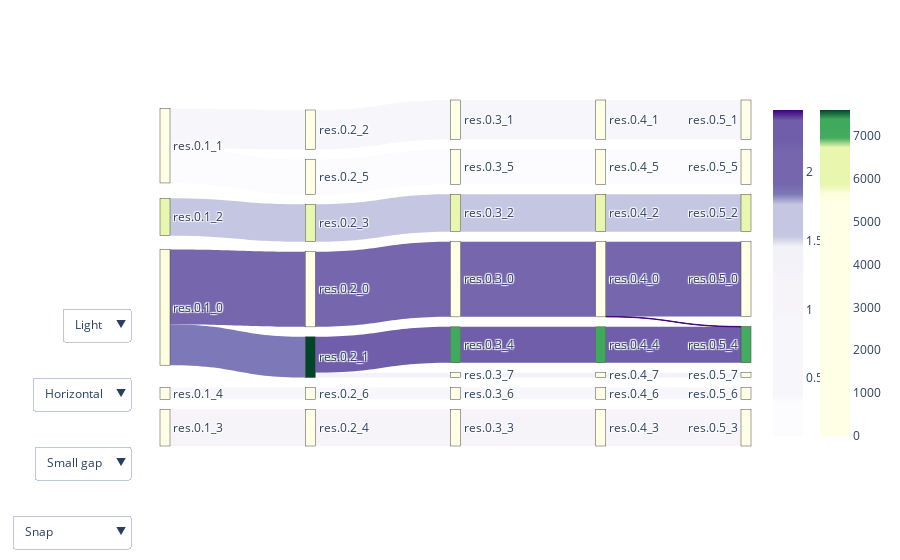

Here is the notebook cell this chart was saved with:
### Code cell
enrichment_sankey_fig.show()

### Figure 1 — Plotly figure (JSON) as saved in the notebook; plotly's stock layout.template omitted (floating-point values rounded to 4 significant figures)
{"data": [{"link": {"color": ["#f6f4f9", "#fcfbfd", "#c5c6e1", "#7566ae", "#f7f6fa", "#7d78b7", "#f7f6fa", "#f6f4f9", "#fcfbfd", "#c5c6e1", "#7566ae", "#f7f6fa", "#705eaa", "#f7f6fa", "#f3f2f8", "#f6f4f9", "#fcfbfd", "#c5c6e1", "#7566ae", "#f7f6fa", "#705eaa", "#f7f6fa", "#f3f2f8", "#f6f4f9", "#fcfbfd", "#c5c6e1", "#7566ae", "#f7f6fa", "#705eaa", "#f7f6fa", "#f3f2f8", "#3f007d"], "source": [4, 0, 2, 3, 0, 3, 1, 6, 8, 11, 10, 7, 5, 9, 5, 19, 16, 14, 18, 13, 15, 17, 12, 27, 24, 22, 26, 21, 23, 25, 20, 26], "target": [6, 8, 11, 10, 7, 5, 9, 19, 16, 14, 18, 13, 15, 17, 12, 27, 24, 22, 26, 21, 23, 25, 20, 35, 32, 30, 34, 29, 31, 33, 28, 31], "value": [99, 94, 101, 203, 107, 110, 32, 99, 94, 101, 203, 107, 97, 32, 13, 99, 94, 101, 203, 107, 97, 32, 13, 99, 94, 101, 202, 107, 97, 32, 13, 1]}, "node": {"color": ["#ffffe5", "#ffffe5", "#e8f6ae", "#fdfedd", "#ffffe5", "#004529", "#ffffe5", "#ffffe5", "#ffffe5", "#ffffe5", "#ffffe5", "#e8f6ae", "#ffffe5", "#ffffe5", "#e8f6ae", "#40aa5c", "#ffffe5", "#ffffe5", "#ffffe5", "#ffffe5", "#ffffe5", "#ffffe5", "#e8f6ae", "#40aa5c", "#ffffe5", "#ffffe5", "#ffffe5", "#ffffe5", "#ffffe5", "#ffffe5", "#e8f6ae", "#43ac5e", "#ffffe5", "#ffffe5", "#ffffe5", "#ffffe5"], "customdata": ["<br />antigen processing and presentation of exogenous peptide antigen via MHC class I, TAP-independent (GO:0002480)<br />Gene Set Score: 0.0<br />Top Genes: LST1,CFD,AIF1,SERPINA1,TYROBP", "<br />antigen processing and presentation of exogenous peptide antigen via MHC class I, TAP-independent (GO:0002480)<br />Gene Set Score: 0.0<br />Top Genes: FCER1A,SERPINF1,CLEC10A,ENHO,CLIC2", "<br />antigen processing and presentation of exogenous peptide antigen via MHC class I, TAP-independent (GO:0002480)<br />Gene Set Score: 1431.81800311495<br />Top Genes: GZMB,FGFBP2,PRF1,GNLY,SPON2", "<br />antigen processing and presentation of exogenous peptide antigen via MHC class I, TAP-independent (GO:0002480)<br />Gene Set Score: 194.415595981971<br />Top Genes: CD3D,IL32,CD3E,RPS12,RPS3", "<br />antigen processing and presentation of exogenous peptide antigen via MHC class I, TAP-independent (GO:0002480)<br />Gene Set Score: 0.0<br />Top Genes: CD79A,MS4A1,LINC00926,TCL1A,CD79B", "<br />antigen processing and presentation of exogenous peptide antigen via MHC class I, TAP-independent (GO:0002480)<br />Gene Set Score: 7604.82710666315<br />Top Genes: CCL5,GZMK,CD8A,KLRG1,CST7", "<br />antigen processing and presentation of exogenous peptide antigen via MHC class I, TAP-independent (GO:0002480)<br />Gene Set Score: 0.0<br />Top Genes: CD79A,MS4A1,LINC00926,TCL1A,CD79B", "<br />antigen processing and presentation of exogenous peptide antigen via MHC class I, TAP-independent (GO:0002480)<br />Gene Set Score: 0.0<br />Top Genes: RP11-290F20.3,MS4A7,HES4,IFITM3,CDKN1C", "<br />antigen processing and presentation of exogenous peptide antigen via MHC class I, TAP-independent (GO:0002480)<br />Gene Set Score: 0.0<br />Top Genes: LGALS2,S100A8,S100A9,CD14,FCN1", "<br />antigen processing and presentation of exogenous peptide antigen via MHC class I, TAP-independent (GO:0002480)<br />Gene Set Score: 0.0<br />Top Genes: FCER1A,SERPINF1,CLEC10A,ENHO,CLIC2", "<br />antigen processing and presentation of exogenous peptide antigen via MHC class I, TAP-independent (GO:0002480)<br />Gene Set Score: 0.0<br />Top Genes: RPS12,LDHB,CD3D,RPS25,RPL32", "<br />antigen processing and presentation of exogenous peptide antigen via MHC class I, TAP-independent (GO:0002480)<br />Gene Set Score: 1431.81800311495<br />Top Genes: GZMB,FGFBP2,PRF1,GNLY,SPON2", "<br />antigen processing and presentation of exogenous peptide antigen via MHC class I, TAP-independent (GO:0002480)<br />Gene Set Score: 25.2725984054661<br />Top Genes: GP9,ITGA2B,AP001189.4,TMEM40,SEPT5", "<br />antigen processing and presentation of exogenous peptide antigen via MHC class I, TAP-independent (GO:0002480)<br />Gene Set Score: 0.0<br />Top Genes: RP11-290F20.3,MS4A7,HES4,IFITM3,CDKN1C", "<br />antigen processing and presentation of exogenous peptide antigen via MHC class I, TAP-independent (GO:0002480)<br />Gene Set Score: 1431.81800311495<br />Top Genes: GZMB,FGFBP2,PRF1,GNLY,SPON2", "<br />antigen processing and presentation of exogenous peptide antigen via MHC class I, TAP-independent (GO:0002480)<br />Gene Set Score: 4758.49432032796<br />Top Genes: CCL5,GZMK,CD8A,KLRG1,CST7", "<br />antigen processing and presentation of exogenous peptide antigen via MHC class I, TAP-independent (GO:0002480)<br />Gene Set Score: 0.0<br />Top Genes: LGALS2,S100A8,S100A9,CD14,FCN1", "<br />antigen processing and presentation of exogenous peptide antigen via MHC class I, TAP-independent (GO:0002480)<br />Gene Set Score: 0.0<br />Top Genes: FCER1A,SERPINF1,CLEC10A,ENHO,CLIC2", "<br />antigen processing and presentation of exogenous peptide antigen via MHC class I, TAP-independent (GO:0002480)<br />Gene Set Score: 0.0<br />Top Genes: RPS12,LDHB,CD3D,RPS25,RPL32", "<br />antigen processing and presentation of exogenous peptide antigen via MHC class I, TAP-independent (GO:0002480)<br />Gene Set Score: 0.0<br />Top Genes: CD79A,MS4A1,LINC00926,TCL1A,CD79B", "<br />antigen processing and presentation of exogenous peptide antigen via MHC class I, TAP-independent (GO:0002480)<br />Gene Set Score: 25.2725984054661<br />Top Genes: GP9,ITGA2B,AP001189.4,TMEM40,SEPT5", "<br />antigen processing and presentation of exogenous peptide antigen via MHC class I, TAP-independent (GO:0002480)<br />Gene Set Score: 0.0<br />Top Genes: RP11-290F20.3,MS4A7,HES4,IFITM3,CDKN1C", "<br />antigen processing and presentation of exogenous peptide antigen via MHC class I, TAP-independent (GO:0002480)<br />Gene Set Score: 1431.81800311495<br />Top Genes: GZMB,FGFBP2,PRF1,GNLY,SPON2", "<br />antigen processing and presentation of exogenous peptide antigen via MHC class I, TAP-independent (GO:0002480)<br />Gene Set Score: 4758.49432032796<br />Top Genes: CCL5,GZMK,CD8A,KLRG1,CST7", "<br />antigen processing and presentation of exogenous peptide antigen via MHC class I, TAP-independent (GO:0002480)<br />Gene Set Score: 0.0<br />Top Genes: LGALS2,S100A8,S100A9,CD14,FCN1", "<br />antigen processing and presentation of exogenous peptide antigen via MHC class I, TAP-independent (GO:0002480)<br />Gene Set Score: 0.0<br />Top Genes: FCER1A,SERPINF1,CLEC10A,ENHO,CLIC2", "<br />antigen processing and presentation of exogenous peptide antigen via MHC class I, TAP-independent (GO:0002480)<br />Gene Set Score: 0.0<br />Top Genes: RPS12,LDHB,CD3D,RPS25,RPL32", "<br />antigen processing and presentation of exogenous peptide antigen via MHC class I, TAP-independent (GO:0002480)<br />Gene Set Score: 0.0<br />Top Genes: CD79A,MS4A1,LINC00926,TCL1A,CD79B", "<br />antigen processing and presentation of exogenous peptide antigen via MHC class I, TAP-independent (GO:0002480)<br />Gene Set Score: 25.2725984054661<br />Top Genes: GP9,ITGA2B,AP001189.4,TMEM40,SEPT5", "<br />antigen processing and presentation of exogenous peptide antigen via MHC class I, TAP-independent (GO:0002480)<br />Gene Set Score: 0.0<br />Top Genes: RP11-290F20.3,MS4A7,HES4,IFITM3,CDKN1C", "<br />antigen processing and presentation of exogenous peptide antigen via MHC class I, TAP-independent (GO:0002480)<br />Gene Set Score: 1431.81800311495<br />Top Genes: GZMB,FGFBP2,PRF1,GNLY,SPON2", "<br />antigen processing and presentation of exogenous peptide antigen via MHC class I, TAP-independent (GO:0002480)<br />Gene Set Score: 4705.5612142774<br />Top Genes: CCL5,GZMK,CD8A,CD3D,KLRG1", "<br />antigen processing and presentation of exogenous peptide antigen via MHC class I, TAP-independent (GO:0002480)<br />Gene Set Score: 0.0<br />Top Genes: LGALS2,S100A8,S100A9,CD14,FCN1", "<br />antigen processing and presentation of exogenous peptide antigen via MHC class I, TAP-independent (GO:0002480)<br />Gene Set Score: 0.0<br />Top Genes: FCER1A,SERPINF1,CLEC10A,ENHO,CLIC2", "<br />antigen processing and presentation of exogenous peptide antigen via MHC class I, TAP-independent (GO:0002480)<br />Gene Set Score: 0.0<br />Top Genes: RPS12,LDHB,CD3D,RPS25,RPL32", "<br />antigen processing and presentation of exogenous peptide antigen via MHC class I, TAP-independent (GO:0002480)<br />Gene Set Score: 0.0<br />Top Genes: CD79A,MS4A1,LINC00926,TCL1A,CD79B"], "hovertemplate": "%{customdata}", "label": ["res.0.1_1", "res.0.1_4", "res.0.1_2", "res.0.1_0", "res.0.1_3", "res.0.2_1", "res.0.2_4", "res.0.2_2", "res.0.2_5", "res.0.2_6", "res.0.2_0", "res.0.2_3", "res.0.3_7", "res.0.3_1", "res.0.3_2", "res.0.3_4", "res.0.3_5", "res.0.3_6", "res.0.3_0", "res.0.3_3", "res.0.4_7", "res.0.4_1", "res.0.4_2", "res.0.4_4", "res.0.4_5", "res.0.4_6", "res.0.4_0", "res.0.4_3", "res.0.5_7", "res.0.5_1", "res.0.5_2", "res.0.5_4", "res.0.5_5", "res.0.5_6", "res.0.5_0", "res.0.5_3"], "pad": 10, "thickness": 10}, "orientation": "h", "type": "sankey"}, {"marker": {"cmax": 2.451, "cmin": 0.07863, "colorscale": [[0, "#fcfbfd"], [0.03226, "#fcfbfd"], [0.06452, "#fcfbfd"], [0.09677, "#fcfbfd"], [0.129, "#f7f6fa"], [0.1613, "#f7f6fa"], [0.1935, "#f7f6fa"], [0.2258, "#f7f6fa"], [0.2581, "#f7f6fa"], [0.2903, "#f7f6fa"], [0.3226, "#f7f6fa"], [0.3548, "#f7f6fa"], [0.3871, "#f6f4f9"], [0.4194, "#f6f4f9"], [0.4516, "#f6f4f9"], [0.4839, "#f6f4f9"], [0.5161, "#f3f2f8"], [0.5484, "#f3f2f8"], [0.5806, "#f3f2f8"], [0.6129, "#c5c6e1"], [0.6452, "#c5c6e1"], [0.6774, "#c5c6e1"], [0.7097, "#c5c6e1"], [0.7419, "#7d78b7"], [0.7742, "#7566ae"], [0.8065, "#7566ae"], [0.8387, "#7566ae"], [0.871, "#7566ae"], [0.9032, "#705eaa"], [0.9355, "#705eaa"], [0.9677, "#705eaa"], [1, "#3f007d"]], "showscale": true}, "mode": "markers", "type": "scatter", "visible": true, "x": [null], "y": [null]}, {"marker": {"cmax": 7605.0, "cmin": 0, "colorbar": {"x": 1.1, "y": 0.5}, "colorscale": [[0, "#ffffe5"], [0.02857, "#ffffe5"], [0.05714, "#ffffe5"], [0.08571, "#ffffe5"], [0.1143, "#ffffe5"], [0.1429, "#ffffe5"], [0.1714, "#ffffe5"], [0.2, "#ffffe5"], [0.2286, "#ffffe5"], [0.2571, "#ffffe5"], [0.2857, "#ffffe5"], [0.3143, "#ffffe5"], [0.3429, "#ffffe5"], [0.3714, "#ffffe5"], [0.4, "#ffffe5"], [0.4286, "#ffffe5"], [0.4571, "#ffffe5"], [0.4857, "#ffffe5"], [0.5143, "#ffffe5"], [0.5429, "#ffffe5"], [0.5714, "#ffffe5"], [0.6, "#ffffe5"], [0.6286, "#ffffe5"], [0.6571, "#ffffe5"], [0.6857, "#ffffe5"], [0.7143, "#ffffe5"], [0.7429, "#fdfedd"], [0.7714, "#e8f6ae"], [0.8, "#e8f6ae"], [0.8286, "#e8f6ae"], [0.8571, "#e8f6ae"], [0.8857, "#e8f6ae"], [0.9143, "#43ac5e"], [0.9429, "#40aa5c"], [0.9714, "#40aa5c"], [1, "#004529"]], "showscale": true}, "mode": "markers", "type": "scatter", "visible": true, "x": [null], "y": [null]}], "layout": {"autosize": true, "paper_bgcolor": "rgba(0, 0, 0, 0)", "plot_bgcolor": "rgba(0, 0, 0, 0)", "showlegend": false, "updatemenus": [{"buttons": [{"args": ["arrangement", "snap"], "label": "Snap", "method": "restyle"}, {"args": ["arrangement", "perpendicular"], "label": "Perpendicular", "method": "restyle"}, {"args": ["arrangement", "freeform"], "label": "Freeform", "method": "restyle"}, {"args": ["arrangement", "fixed"], "label": "Fixed", "method": "restyle"}], "x": -0.05, "y": -0.2}, {"buttons": [{"args": ["node.pad", 15], "label": "Small gap", "method": "restyle"}, {"args": ["node.pad", 20], "label": "Large gap", "method": "restyle"}], "x": -0.05, "y": 0}, {"buttons": [{"args": ["orientation", "h"], "label": "Horizontal", "method": "restyle"}, {"args": ["orientation", "v"], "label": "Vertical", "method": "restyle"}], "x": -0.05, "y": 0.2}, {"buttons": [{"args": ["paper_bgcolor", "white"], "label": "Light", "method": "relayout"}, {"args": ["paper_bgcolor", "black"], "label": "Dark", "method": "relayout"}], "x": -0.05, "y": 0.4}], "xaxis": {"autorange": true, "range": [-1, 6], "showgrid": false, "showticklabels": false, "zeroline": false}, "yaxis": {"autorange": true, "range": [-1, 4], "showgrid": false, "showticklabels": false, "zeroline": false}}}
